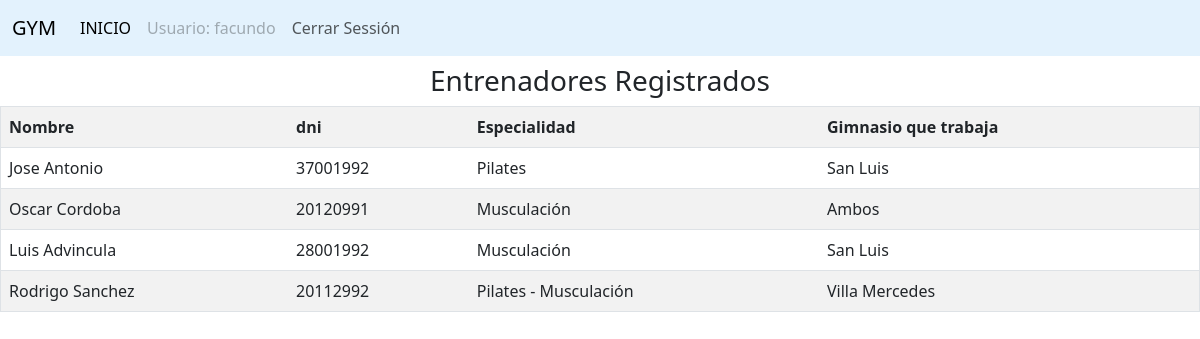
The page /gimnasio/bd/entrenadores.php (signed in) on the database its author committed.
### tables this page shows
CREATE TABLE `entrenadores` (
  `id` int(11) NOT NULL,
  `nombre` varchar(250) NOT NULL,
  `dni` int(11) NOT NULL,
  `especialidad` varchar(250) NOT NULL,
  `gym` varchar(250) NOT NULL
);

### gimnasio/bd/entrenadores.php (the view, shortened to what this page needs)
<!DOCTYPE html>
<html lang="en">
<head>
    <link href="./../css/bootstrap.min.css" type="text/css" rel="stylesheet">
</head>
<body>
<?php
require('./../includes/header.php');
?>
<h3 class="mt-2 mb-2 text-center">Entrenadores Registrados</h3>
<table border="1" class="table table-striped">
<tr>
    <td><b>Nombre</b></td>
    <td><b>dni</b></td>
    <td><b>Especialidad</b></td>
    <td><b>Gimnasio que trabaja</b></td>
</tr>
<?php
$sql="SELECT * from entrenadores";
$result=mysqli_query($conexion,$sql);
while($mostrar=mysqli_fetch_array($result)){
?>
<tr>
    <td><?php echo $mostrar['nombre'] ?></td>
    <td><?php echo $mostrar['dni'] ?></td>
    <td><?php echo $mostrar['especialidad'] ?></td>
    <td><?php echo $mostrar['gym'] ?></td>
</tr>
<?php
}
?>
</table>
</body>
</html>

### rows shown on the page
entrenadores: nombre "Jose Antonio", dni "37001992", especialidad "Pilates", gym "San Luis"
entrenadores: nombre "Oscar Cordoba", dni "20120991", especialidad "Musculación", gym "Ambos"
entrenadores: nombre "Luis Advincula", dni "28001992", especialidad "Musculación", gym "San Luis"
entrenadores: nombre "Rodrigo Sanchez", dni "20112992", especialidad "Pilates - Musculación", gym "Villa Mercedes"

### other values the page prints
$user "facundo"
